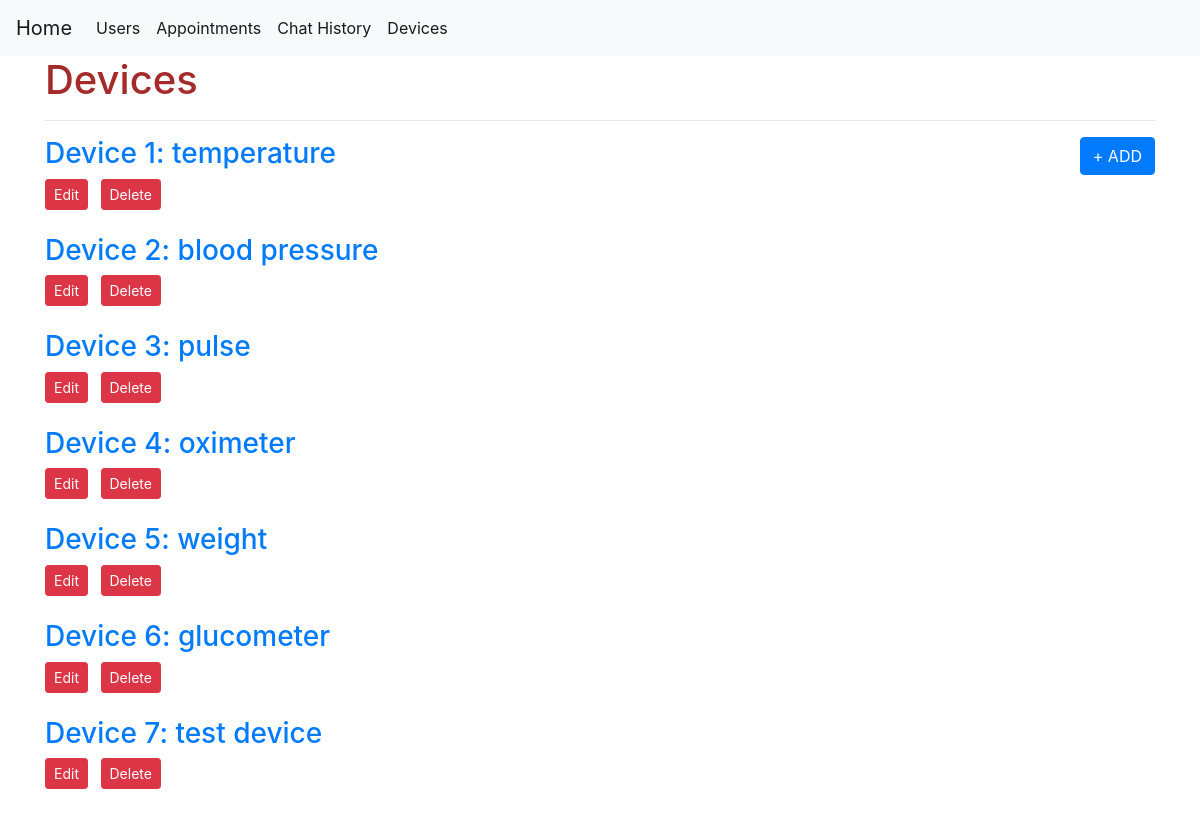
/device, run on the app's committed database.
### tables this page shows
CREATE TABLE "devices" (
	"Device_ID"	INTEGER,
	"Device_Name"	TEXT NOT NULL,
	PRIMARY KEY("Device_ID")
);

### modules/devices.py (the view)
@devices.route('/device')
def all_devices():
    if request.method == 'GET':
        conn = get_db_connection()
        devices_data = conn.execute('SELECT * FROM devices').fetchall()
        conn.close()
        return render_template('devices.html', devices_data=devices_data)

### modules/devices.py (called while the page is built)
def get_db_connection():
    conn = sqlite3.connect(DB_ADDRESS)
    conn.row_factory = sqlite3.Row
    return conn

### templates/devices.html (shortened to what this page needs)
{% extends 'base.html' %} {% block content %}
<h1 style="color: brown">{% block title %} Devices {% endblock %}</h1>
<hr />
<div class="form-group" style="float: right">
  <a href="{{ url_for('devices.new_device') }}"
    ><button type="submit" class="btn btn-primary">+ ADD</button></a
  >
</div>
{% for device_data in devices_data %}
<div>
  <a
    href="{{ url_for('devices.single_device', device_id=device_data['Device_ID']) }}"
  >
    <h3>
      Device {{ device_data['Device_ID'] }}: {{ device_data['Device_Name'] }}
    </h3>
  </a>
</div>
<div style="float: left; width: 5%">
  <a
    href="{{ url_for('devices.edit_device', device_id=device_data['Device_ID']) }}"
  >
    <input type="submit" value="Edit" class="btn btn-danger btn-sm" />
  </a>
</div>
<form
  action="{{ url_for('devices.delete_device', device_id=device_data['Device_ID']) }}"
  method="POST"
>
  <input type="submit" value="Delete" class="btn btn-danger btn-sm" />
</form>
<br />
{% endfor %} {% endblock %}

### data on the page
devices: Device_ID "1", Device_Name "temperature"
devices: Device_ID "2", Device_Name "blood pressure"
devices: Device_ID "3", Device_Name "pulse"
devices: Device_ID "4", Device_Name "oximeter"
devices: Device_ID "5", Device_Name "weight"
devices: Device_ID "6", Device_Name "glucometer"
devices: Device_ID "7", Device_Name "test device"
